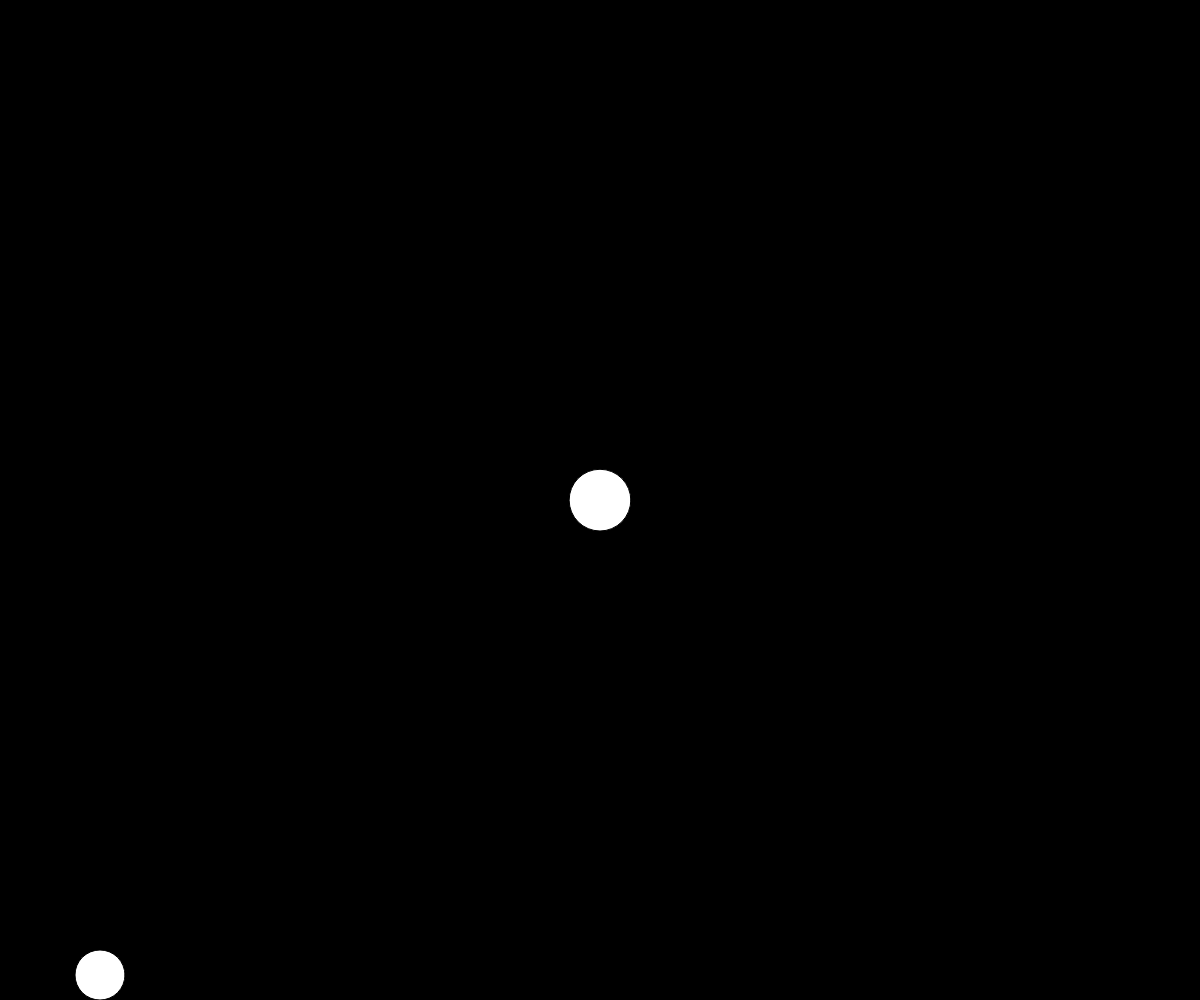
Frame 1 (no input)
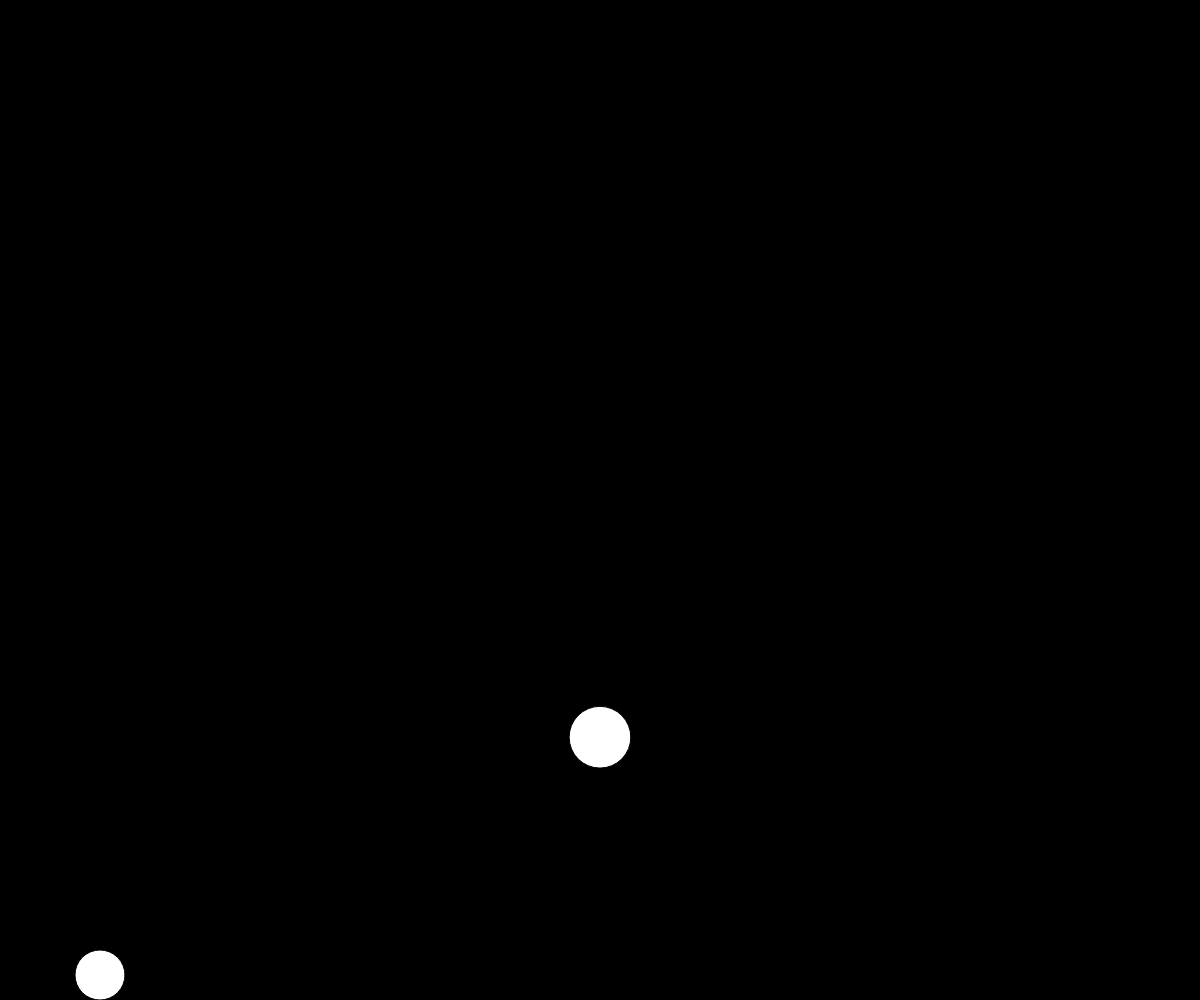
Frame 60 (no input)
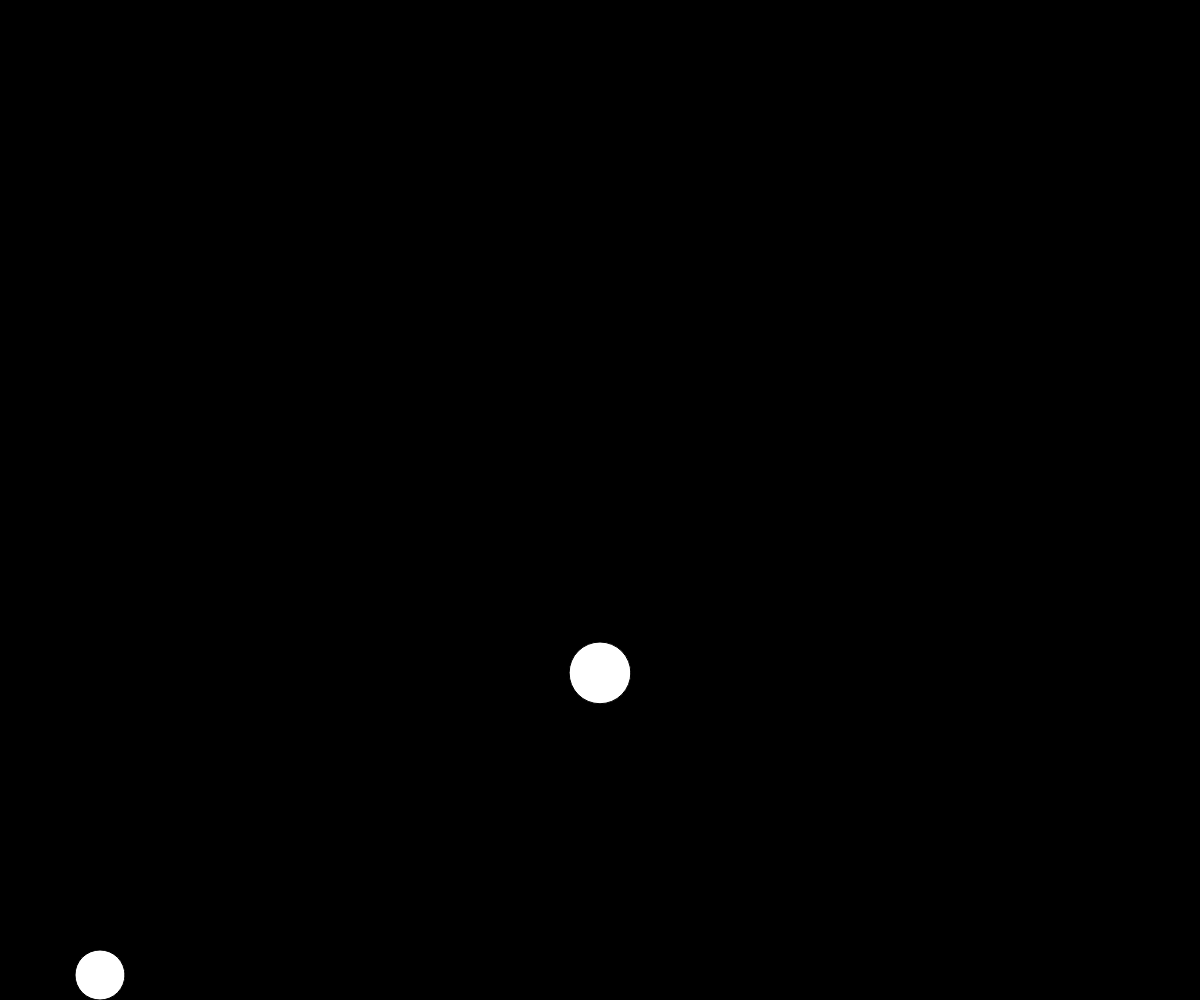
Frame 120 (the mouse pressed at the canvas centre since frame 60)

The p5.js sketch that drew these frames (run headless with seeded random() and noise() and a simulated clock; from frame 60 on, the mouse is pressed at the canvas centre):

// p5.js sketch
// ── sketch.js
var balls = [];

function setup() {
  createCanvas(window.innerWidth, window.innerHeight);
  balls.push(new Ball(random(1, 5), width/2, height/2));
}

function draw() {
  background(0);

  ellipse(100, height-25, 50, 50);

  var gravity = createVector(0, 0.5);
  for (var i = 0; i < balls.length; i++) {
    balls[i].applyForce(gravity);
    balls[i].update();
    balls[i].show();
    balls[i].checkEdge();
  }

}


// ── ball.js
function Ball(m, x, y) {
  this.mass = m;
  this.position = createVector(x, y);
  this.r = this.mass * 16;

  this.velocity = createVector(0, 0);
  this.acceleration = createVector(0, 0);

  this.applyForce = function(force) {
    // F = M * A --> A = F / M
    var a = p5.Vector.div(force, this.mass);
    this.acceleration.add(a);
  };

  this.show = function() {
    fill(255);
    ellipse(this.position.x, this.position.y, this.r, this.r);
  };

  this.update = function() {
    this.velocity.add(this.acceleration);
    this.position.add(this.velocity);
    this.acceleration.mult(0);
  };

  this.checkEdge = function() {
    if (this.position.y > height - this.r/2) {
      this.velocity.y *= -0.9;
      this.position.y = height - this.r;
    } else if (this.position.y - this.r < 0) {
      this.velocity.y *= -0.9;
      this.position.y = this.r;
    }

    if (this.position.x + this.r > width) {
      this.velocity.x *= -0.9;
      this.position.x = width - this.r;
    } else if (this.position.x - this.r < 0) {
      this.velocity.x *= -0.9;
      this.position.x = this.r;
    }
  };

}
